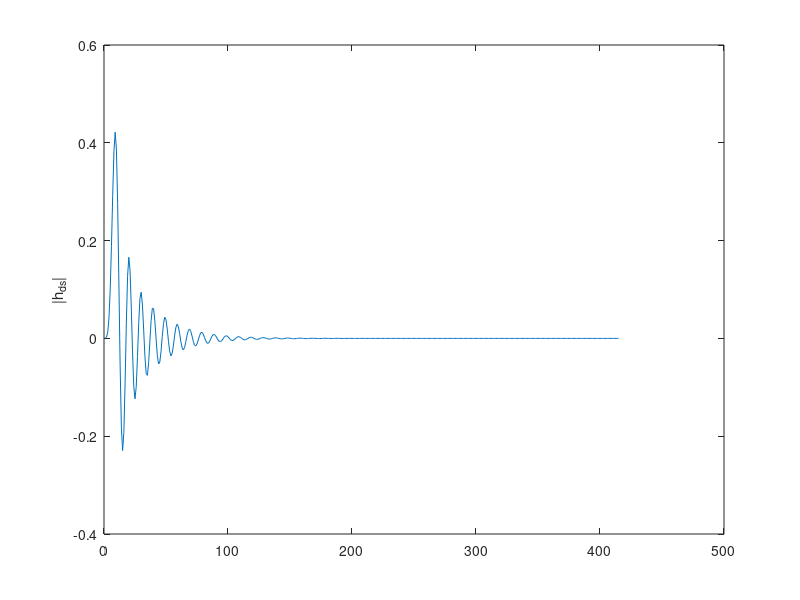
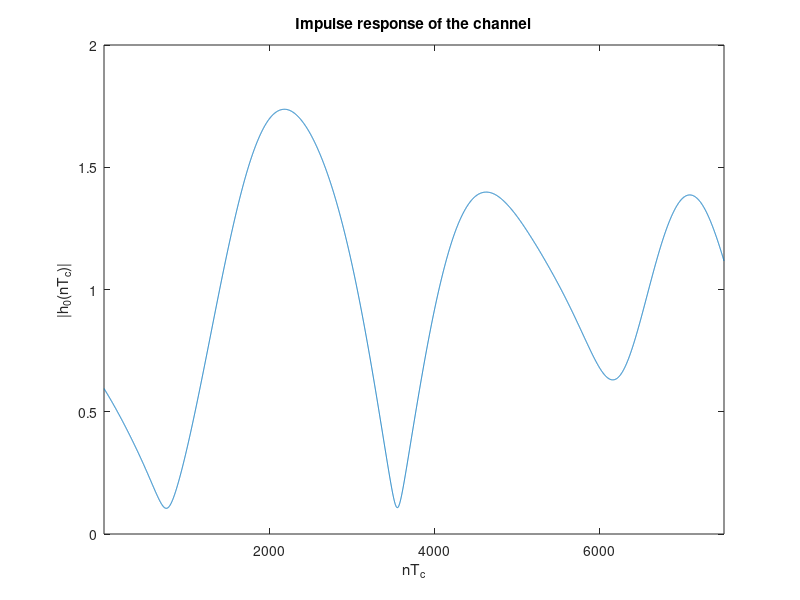

These charts were generated, in order, by the following MATLAB code: (Note: this script raises an error after producing the figures.)
clc; close all; clear global; clearvars;

%% SETUP OF THE GIVEN PARAMETERS
Tc=1;
fd=(40*10^-5)/Tc;
Tp=1/10*(1/fd); 
Nsamples=80000;
hplot_samples=7500;

KdB=2;
K=10^(KdB/10); 
C=sqrt(K/(K+1)); 

%setup of the doppler filter coefficients (page 317)
a_ds=[1, -4.4153, 8.6283, -9.4592, 6.1051, -1.3542, -3.3622, 7.2390, -7.9361, 5.1221, -1.8401, 2.8706e-1];
b_ds=[1.3651e-4, 8.1905e-4, 2.0476e-3, 2.7302e-3, 2.0476e-3, 9.0939e-4, 6.7852e-4, 1.3550e-3, 1.8076e-3, 1.3550e-3, 5.3726e-4, 6.1818e-5, -7.1294e-5, ...
    -9.5058e-5, -7.1294e-5, -2.5505e-5, 1.3321e-5, 4.5186e-5, 6.0248e-5, 4.5186e-5, 1.8074e-5, 3.0124e-6];
% The energy of the doppler filter need to be normalized to 1
h_ds=impz(b_ds, a_ds);
E_hds=sum(h_ds.^2);
b_ds=b_ds/sqrt(E_hds);
%normalize the power of h0
Md=1-C^2;

%% SIMULATION OF THE CHANNEL IMPULSE RESPONSE
%compute the transient as 5*Neq*Tp because the final sampling time is Tq 
pvec=abs(roots(a_ds));
pmax=max(pvec);
Neq=ceil(-1/log(pmax));
transient=5*Tp*Neq;

h_nsamples=Nsamples+transient;
w_samples=ceil(h_nsamples/Tp);
% Complex-valued Gaussian white noise with zero mean and unit variance
w=wgn(w_samples,1,0,'complex');

h_full=filter(b_ds, a_ds, w);
figure, plot(impz(b_ds,a_ds)), ylabel('|h_{ds}|')

%interpolation to Tq
t = 1:length(h_full);
t_int = Tc/Tp:Tc/Tp:length(h_full);
h_int = interp1(t, h_full, t_int, 'spline');

%multiply by sqrt(M_h0) to give the desired power
h_int=h_int*sqrt(Md);

%drop the transient and add C because of LOS component
h=h_int(transient+1:end)+C;


%plot of 7500 samples of h
figure, 
plot(abs(h(1:hplot_samples)))
xlabel('nT_c')
ylabel('|h_0(nT_c)|')
xlim([1 hplot_samples])
title('Impulse response of the channel')

%% ESTIMATE OF THE PDF OF H0bar

h_bar=h/sqrt(C^2+Md); % the normalization here does not make much sense
% as M_h0=1-C^2, but it's to keep the formulas as in the book

% mean and variance of the realization of h
h_sd=std(abs(h_bar));
h_mean=mean(abs(h_bar));
% magnitude
mag_h=abs(h_bar);
% fit the data with a Rice ditribution to derive the parameters 
[v, s]=ricefit(mag_h);
% parameters v ans s are related to the rice factor K (wikipedia rician
% distribution)
K_est=v^2/(2*s^2); % estimated value of K 

% plot an histogram of h to get an idea of the shape of the distribution
Nbins=100;
figure,
hist(mag_h, Nbins)
ylabel('Number of samples')
xlabel('Value')
title('Histogram of h_0')

% compute the theoretical and the estimated distributions
x=linspace(0,3,1000);
est=ricepdf(x,v,s);
v_th=sqrt(K/(K+1));
s_th=sqrt(1/(2*(K+1)));
th=ricepdf(x,v_th,s_th );

% plot of the theoretical and estimated distributions
figure
plot(x,est,'r'), hold on, plot(x,th,'b')
title('estimated pdf')
ylabel('f_x(a)')
xlabel('a')
legend('Estimate','theoretical pdf')

%% SPECTRUM ESTIMATION

% Welch estimator
S=600;   %overlap
D=1200;   %window length

w_welch=window(@hamming,D);
%w_welch=kaiser(D,5);

[Welch_P, Ns] = welchPSD(h', w_welch, S);

f=1/Tc:1/Tc:Nsamples;
Welch_centered=fftshift(Welch_P);
figure,
plot(10*log10(Welch_centered))
%ylim([-10 30])
%xlim([Nsamples/2-5*Nsamples*fd Nsamples/2+5*Nsamples*fd])
xticks([39850 39900 39950 40000 40050 40100 40150])
xticklabels({'-150','-100','-50','0','50','100','150'});
ylabel('H(f) [dB]')
xlabel('f')
